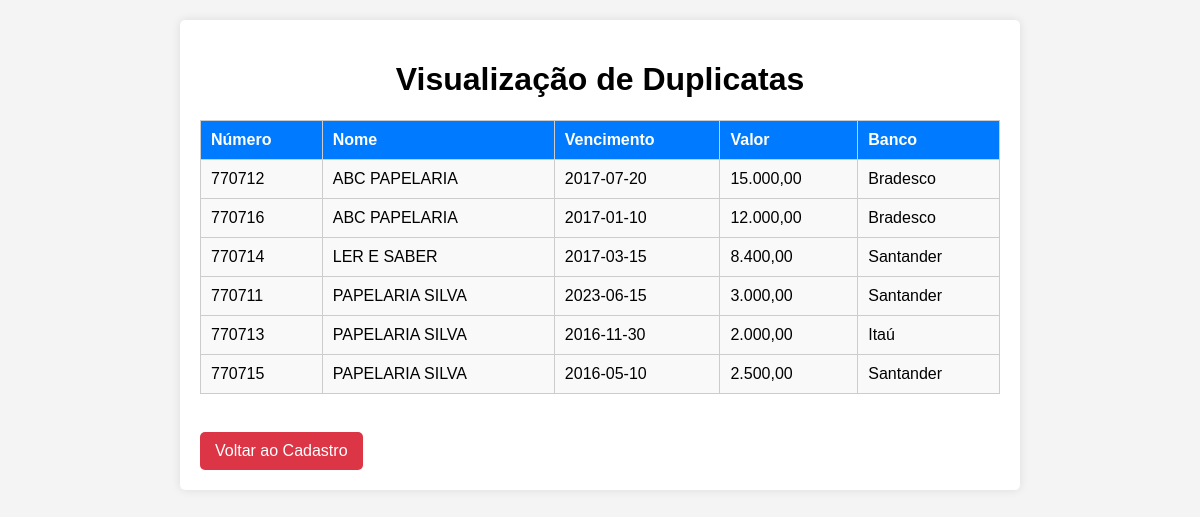
The page /visualizar.php on the database its author committed.
### tables this page shows
CREATE TABLE duplicatas (
    numero INT PRIMARY KEY,
    nome VARCHAR(50),
    vencimento DATE,
    valor FLOAT,
    banco VARCHAR(50)
);

### visualizar.php (the view, shortened to what this page needs)
<?php
$servername = "localhost";
$username = "root";
$password = "";
$dbname = "vendas";
$conn = new mysqli($servername, $username, $password, $dbname);
$sql = "SELECT * FROM duplicatas ORDER BY nome";
$result = $conn->query($sql);
?>
<!DOCTYPE html>
<html lang="pt-BR">
<head>
    <link rel="stylesheet" href="login-style.css">
</head>
<body>
    <div class="container">
        <h1>Visualização de Duplicatas</h1>
        <table>
            <thead>
                <tr>
                    <th>Número</th>
                    <th>Nome</th>
                    <th>Vencimento</th>
                    <th>Valor</th>
                    <th>Banco</th>
                </tr>
            </thead>
            <tbody>
                <?php if ($result->num_rows > 0): ?>
                    <?php while($row = $result->fetch_assoc()): ?>
                        <tr>
                            <td><?php echo $row['numero']; ?></td>
                            <td><?php echo $row['nome']; ?></td>
                            <td><?php echo $row['vencimento']; ?></td>
                            <td><?php echo number_format($row['valor'], 2, ',', '.'); ?></td>
                            <td><?php echo $row['banco']; ?></td>
                        </tr>
                    <?php endwhile; ?>
                <?php else: ?>
                    <tr>
                        <td colspan="5">Nenhuma duplicata cadastrada.</td>
                    </tr>
                <?php endif; ?>
            </tbody>
        </table>
        <br>
        <a href="index.php" class="btn-voltar">Voltar ao Cadastro</a>
    </div>
</body>
</html>

### login-style.css (style rules this page uses)
body { font-family: Arial, sans-serif; background-color: #f4f4f4; margin: 0; padding: 20px; }
.container { max-width: 800px; margin: auto; padding: 20px; background: white; border-radius: 5px; box-shadow: 0 0 10px rgba(0, 0, 0, 0.1); }
h1 { text-align: center; }
table { width: 100%; border-collapse: collapse; margin-top: 20px; }
th, td { border: 1px solid #ccc; padding: 10px; text-align: left; }
th { background-color: #007bff; color: white; }
td { background-color: #f9f9f9; }
.btn-voltar { display: inline-block; margin-top: 20px; padding: 10px 15px; background-color: #dc3545; color: white; text-align: center; border: none; border-radius: 5px; text-decoration: none; font-size: 16px; transition: background-color 0.3s; }

### rows shown on the page
duplicatas: numero "770712", nome "ABC PAPELARIA", vencimento "2017-07-20", valor "15.000,00", banco "Bradesco"
duplicatas: numero "770716", nome "ABC PAPELARIA", vencimento "2017-01-10", valor "12.000,00", banco "Bradesco"
duplicatas: numero "770714", nome "LER E SABER", vencimento "2017-03-15", valor "8.400,00", banco "Santander"
duplicatas: numero "770711", nome "PAPELARIA SILVA", vencimento "2023-06-15", valor "3.000,00", banco "Santander"
duplicatas: numero "770713", nome "PAPELARIA SILVA", vencimento "2016-11-30", valor "2.000,00", banco "Itaú"
duplicatas: numero "770715", nome "PAPELARIA SILVA", vencimento "2016-05-10", valor "2.500,00", banco "Santander"
